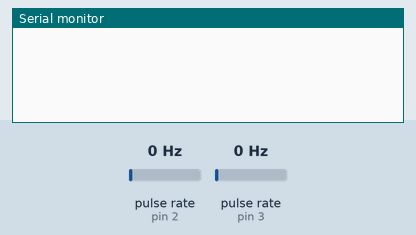
Recording of a sketch running on a simulated Arduino Uno, built with avr-gcc and run on an emulated ATmega328P. Parts: the last lines printed to the serial monitor. Wiring (inferred from the names in the program): 2 × pulse sensor: data pin 2 / data pin 3. The test bench sets the inputs (shaded band); at power-on: pulse rate (sensors on pin 2, pin 3) 0 Hz.

Above: at 1.2 s.
1.3 s: pulse rate (sensor on pin 2) set to 4 Hz
At 1.67 s:
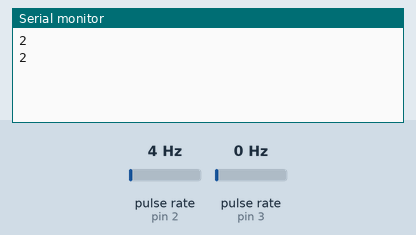
3.4 s: pulse rate (sensor on pin 3) set to 4 Hz
At 3.42 s:
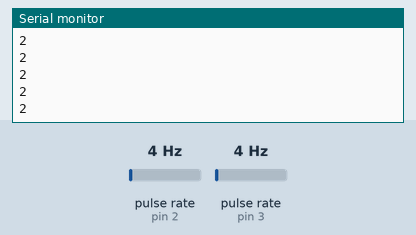
4.9 s: pulse rate (sensor on pin 3) set to 50 Hz
At 5.6 s:
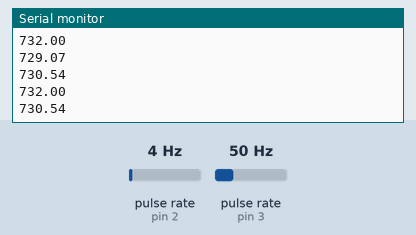
6.4 s: pulse rate (sensor on pin 2) set to 50 Hz
At 6.9 s:
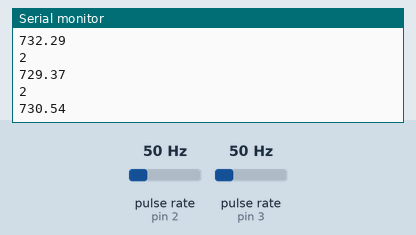
Timing chart, 0 to 8.9 s (numbered marks = the images above; inputs shaded):
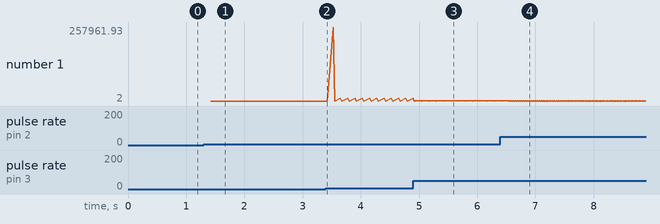

Measured:
- after the input at 1.3 s, the serial monitor: prints a new line after 0.13 s (image 1)
- after the input at 4.9 s, the serial monitor: prints a new line at once (image 3)
- plotted number 1: 2 → 730.54 after the input at 4.9 s, 730.54 → 240.29 after the input at 6.4 s

The sketch:

back-encoder-test.ino
```cpp
#define rEncoder 3
#define lEncoder 2
double leftPulse = 0.0;
double leftTime = 0.0;
double rightPulse = 0.0;
double rightTime = 0.0;
double rightSpeed = 0.0;
void setup() {
  // put your setup code here, to run once:
  Serial.begin(9600);
  pinMode(rEncoder, INPUT);
  pinMode(lEncoder, INPUT);
  attachInterrupt(1, rightEncoderISR, HIGH);
  attachInterrupt(0, leftEncoderISR, CHANGE);


}

void loop()
{  rightSpeed = 0.0;
  // put your main code here, to run repeatedly:
  /*Serial.print(leftPulse/1000.0);
  Serial.print('\t');*/
  //Serial.println(rightPulse);
  //Serial.println('0');
  //Serial.println(rightSpeed);
;
  //rightSpeed = 0;
}
void rightEncoderISR()
{
  rightPulse = micros() - rightTime;
  rightTime = micros();
  rightSpeed = ((rightPulse)*0.073170732);
  Serial.println(rightSpeed);
}

void leftEncoderISR()
{
  leftPulse = micros() - leftTime;
  leftTime = micros();
  Serial.println('2');
}
```
